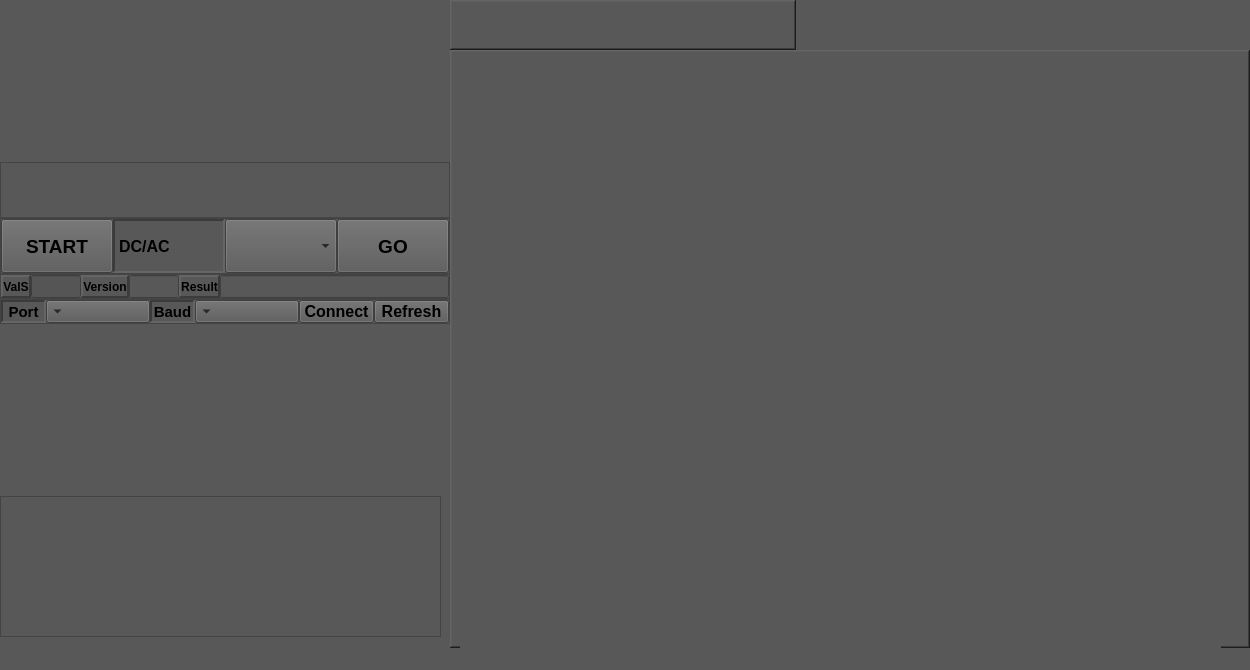
<?xml version="1.0" encoding="UTF-8"?>
<ui version="4.0">
 <class>MainWindow</class>
 <widget class="QMainWindow" name="MainWindow">
  <property name="geometry">
   <rect>
    <x>0</x>
    <y>0</y>
    <width>1250</width>
    <height>670</height>
   </rect>
  </property>
  <property name="windowTitle">
   <string>MainWindow</string>
  </property>
  <property name="styleSheet">
   <string notr="true">background-color: rgb(88, 88, 88);</string>
  </property>
  <widget class="QWidget" name="centralwidget">
   <layout class="QHBoxLayout" name="horizontalLayout">
    <property name="spacing">
     <number>0</number>
    </property>
    <property name="leftMargin">
     <number>0</number>
    </property>
    <property name="topMargin">
     <number>0</number>
    </property>
    <property name="rightMargin">
     <number>0</number>
    </property>
    <property name="bottomMargin">
     <number>0</number>
    </property>
    <item>
     <widget class="QFrame" name="frame">
      <property name="maximumSize">
       <size>
        <width>450</width>
        <height>16777215</height>
       </size>
      </property>
      <property name="frameShape">
       <enum>QFrame::NoFrame</enum>
      </property>
      <property name="frameShadow">
       <enum>QFrame::Plain</enum>
      </property>
      <layout class="QVBoxLayout" name="verticalLayout">
       <property name="spacing">
        <number>0</number>
       </property>
       <property name="leftMargin">
        <number>0</number>
       </property>
       <property name="topMargin">
        <number>0</number>
       </property>
       <property name="rightMargin">
        <number>0</number>
       </property>
       <property name="bottomMargin">
        <number>0</number>
       </property>
       <item>
        <widget class="QFrame" name="frame_3">
         <property name="frameShape">
          <enum>QFrame::NoFrame</enum>
         </property>
         <property name="frameShadow">
          <enum>QFrame::Plain</enum>
         </property>
         <layout class="QHBoxLayout" name="horizontalLayout_3">
          <property name="spacing">
           <number>0</number>
          </property>
          <property name="leftMargin">
           <number>0</number>
          </property>
          <property name="topMargin">
           <number>0</number>
          </property>
          <property name="rightMargin">
           <number>0</number>
          </property>
          <property name="bottomMargin">
           <number>0</number>
          </property>
          <item>
           <widget class="QFrame" name="frame_7">
            <property name="frameShape">
             <enum>QFrame::NoFrame</enum>
            </property>
            <property name="frameShadow">
             <enum>QFrame::Raised</enum>
            </property>
           </widget>
          </item>
          <item>
           <widget class="QFrame" name="frame_10">
            <property name="frameShape">
             <enum>QFrame::NoFrame</enum>
            </property>
            <property name="frameShadow">
             <enum>QFrame::Raised</enum>
            </property>
           </widget>
          </item>
         </layout>
        </widget>
       </item>
       <item>
        <widget class="QFrame" name="frame_5">
         <property name="frameShape">
          <enum>QFrame::NoFrame</enum>
         </property>
         <property name="frameShadow">
          <enum>QFrame::Plain</enum>
         </property>
         <layout class="QVBoxLayout" name="verticalLayout_3">
          <property name="spacing">
           <number>0</number>
          </property>
          <property name="leftMargin">
           <number>0</number>
          </property>
          <property name="topMargin">
           <number>0</number>
          </property>
          <property name="rightMargin">
           <number>0</number>
          </property>
          <property name="bottomMargin">
           <number>0</number>
          </property>
          <item>
           <widget class="QFrame" name="frame_14">
            <property name="frameShape">
             <enum>QFrame::StyledPanel</enum>
            </property>
            <property name="frameShadow">
             <enum>QFrame::Raised</enum>
            </property>
           </widget>
          </item>
          <item>
           <widget class="QFrame" name="frame_11">
            <property name="frameShape">
             <enum>QFrame::StyledPanel</enum>
            </property>
            <property name="frameShadow">
             <enum>QFrame::Raised</enum>
            </property>
            <layout class="QHBoxLayout" name="horizontalLayout_7">
             <property name="spacing">
              <number>0</number>
             </property>
             <property name="leftMargin">
              <number>0</number>
             </property>
             <property name="topMargin">
              <number>0</number>
             </property>
             <property name="rightMargin">
              <number>0</number>
             </property>
             <property name="bottomMargin">
              <number>0</number>
             </property>
             <item>
              <widget class="QPushButton" name="start_button">
               <property name="maximumSize">
                <size>
                 <width>16777215</width>
                 <height>90</height>
                </size>
               </property>
               <property name="font">
                <font>
                 <pointsize>14</pointsize>
                 <weight>75</weight>
                 <bold>true</bold>
                </font>
               </property>
               <property name="text">
                <string>START</string>
               </property>
               <property name="checkable">
                <bool>false</bool>
               </property>
              </widget>
             </item>
             <item>
              <widget class="QLabel" name="label_4">
               <property name="font">
                <font>
                 <pointsize>12</pointsize>
                 <weight>75</weight>
                 <bold>true</bold>
                </font>
               </property>
               <property name="frameShape">
                <enum>QFrame::Panel</enum>
               </property>
               <property name="frameShadow">
                <enum>QFrame::Sunken</enum>
               </property>
               <property name="lineWidth">
                <number>2</number>
               </property>
               <property name="text">
                <string>DC/AC</string>
               </property>
              </widget>
             </item>
             <item>
              <widget class="QComboBox" name="AC_DC_box">
               <property name="maximumSize">
                <size>
                 <width>16777215</width>
                 <height>90</height>
                </size>
               </property>
              </widget>
             </item>
             <item>
              <widget class="QPushButton" name="test_button">
               <property name="maximumSize">
                <size>
                 <width>16777215</width>
                 <height>90</height>
                </size>
               </property>
               <property name="font">
                <font>
                 <pointsize>14</pointsize>
                 <weight>75</weight>
                 <bold>true</bold>
                </font>
               </property>
               <property name="text">
                <string>GO</string>
               </property>
              </widget>
             </item>
            </layout>
           </widget>
          </item>
          <item>
           <widget class="QFrame" name="frame_12">
            <property name="maximumSize">
             <size>
              <width>16777215</width>
              <height>25</height>
             </size>
            </property>
            <property name="frameShape">
             <enum>QFrame::StyledPanel</enum>
            </property>
            <property name="frameShadow">
             <enum>QFrame::Raised</enum>
            </property>
            <layout class="QHBoxLayout" name="horizontalLayout_6">
             <property name="spacing">
              <number>0</number>
             </property>
             <property name="leftMargin">
              <number>0</number>
             </property>
             <property name="topMargin">
              <number>0</number>
             </property>
             <property name="rightMargin">
              <number>0</number>
             </property>
             <property name="bottomMargin">
              <number>0</number>
             </property>
             <item>
              <widget class="QLabel" name="vals_button">
               <property name="font">
                <font>
                 <weight>75</weight>
                 <bold>true</bold>
                </font>
               </property>
               <property name="frameShape">
                <enum>QFrame::Panel</enum>
               </property>
               <property name="frameShadow">
                <enum>QFrame::Raised</enum>
               </property>
               <property name="lineWidth">
                <number>2</number>
               </property>
               <property name="text">
                <string>ValS</string>
               </property>
               <property name="alignment">
                <set>Qt::AlignCenter</set>
               </property>
              </widget>
             </item>
             <item>
              <widget class="QLineEdit" name="value_edit">
               <property name="sizePolicy">
                <sizepolicy hsizetype="Expanding" vsizetype="Minimum">
                 <horstretch>0</horstretch>
                 <verstretch>0</verstretch>
                </sizepolicy>
               </property>
               <property name="maximumSize">
                <size>
                 <width>50</width>
                 <height>16777215</height>
                </size>
               </property>
               <property name="font">
                <font>
                 <pointsize>12</pointsize>
                 <weight>75</weight>
                 <bold>true</bold>
                </font>
               </property>
               <property name="styleSheet">
                <string notr="true">selection-background-color: rgb(115, 140, 140);
color: rgb(255, 255, 127);
background-color: rgb(85, 85, 85);</string>
               </property>
               <property name="inputMask">
                <string notr="true"/>
               </property>
               <property name="alignment">
                <set>Qt::AlignCenter</set>
               </property>
              </widget>
             </item>
             <item>
              <widget class="QLabel" name="version_button">
               <property name="font">
                <font>
                 <weight>75</weight>
                 <bold>true</bold>
                </font>
               </property>
               <property name="frameShape">
                <enum>QFrame::Panel</enum>
               </property>
               <property name="frameShadow">
                <enum>QFrame::Raised</enum>
               </property>
               <property name="lineWidth">
                <number>2</number>
               </property>
               <property name="text">
                <string>Version</string>
               </property>
               <property name="alignment">
                <set>Qt::AlignCenter</set>
               </property>
              </widget>
             </item>
             <item>
              <widget class="QLineEdit" name="version_edit">
               <property name="maximumSize">
                <size>
                 <width>50</width>
                 <height>16777215</height>
                </size>
               </property>
               <property name="font">
                <font>
                 <pointsize>11</pointsize>
                 <weight>75</weight>
                 <bold>true</bold>
                </font>
               </property>
               <property name="alignment">
                <set>Qt::AlignCenter</set>
               </property>
              </widget>
             </item>
             <item>
              <widget class="QLabel" name="result_button">
               <property name="maximumSize">
                <size>
                 <width>110</width>
                 <height>16777215</height>
                </size>
               </property>
               <property name="font">
                <font>
                 <weight>75</weight>
                 <bold>true</bold>
                </font>
               </property>
               <property name="frameShape">
                <enum>QFrame::Panel</enum>
               </property>
               <property name="frameShadow">
                <enum>QFrame::Raised</enum>
               </property>
               <property name="lineWidth">
                <number>2</number>
               </property>
               <property name="text">
                <string>Result</string>
               </property>
               <property name="alignment">
                <set>Qt::AlignCenter</set>
               </property>
              </widget>
             </item>
             <item>
              <widget class="QLineEdit" name="result_edit">
               <property name="font">
                <font>
                 <pointsize>11</pointsize>
                 <weight>75</weight>
                 <bold>true</bold>
                </font>
               </property>
               <property name="alignment">
                <set>Qt::AlignCenter</set>
               </property>
              </widget>
             </item>
            </layout>
           </widget>
          </item>
          <item>
           <widget class="QFrame" name="frame_13">
            <property name="maximumSize">
             <size>
              <width>16777215</width>
              <height>25</height>
             </size>
            </property>
            <property name="frameShape">
             <enum>QFrame::StyledPanel</enum>
            </property>
            <property name="frameShadow">
             <enum>QFrame::Raised</enum>
            </property>
            <layout class="QHBoxLayout" name="horizontalLayout_5">
             <property name="spacing">
              <number>0</number>
             </property>
             <property name="leftMargin">
              <number>0</number>
             </property>
             <property name="topMargin">
              <number>0</number>
             </property>
             <property name="rightMargin">
              <number>0</number>
             </property>
             <property name="bottomMargin">
              <number>0</number>
             </property>
             <item>
              <widget class="QLabel" name="port_label">
               <property name="maximumSize">
                <size>
                 <width>45</width>
                 <height>16777215</height>
                </size>
               </property>
               <property name="font">
                <font>
                 <pointsize>11</pointsize>
                 <weight>75</weight>
                 <bold>true</bold>
                </font>
               </property>
               <property name="frameShape">
                <enum>QFrame::Panel</enum>
               </property>
               <property name="frameShadow">
                <enum>QFrame::Sunken</enum>
               </property>
               <property name="lineWidth">
                <number>2</number>
               </property>
               <property name="text">
                <string>Port</string>
               </property>
               <property name="alignment">
                <set>Qt::AlignCenter</set>
               </property>
              </widget>
             </item>
             <item>
              <widget class="QComboBox" name="port_box">
               <property name="font">
                <font>
                 <pointsize>10</pointsize>
                 <weight>75</weight>
                 <bold>true</bold>
                </font>
               </property>
               <property name="layoutDirection">
                <enum>Qt::RightToLeft</enum>
               </property>
              </widget>
             </item>
             <item>
              <widget class="QLabel" name="baudrate_label">
               <property name="maximumSize">
                <size>
                 <width>45</width>
                 <height>16777215</height>
                </size>
               </property>
               <property name="font">
                <font>
                 <pointsize>11</pointsize>
                 <weight>75</weight>
                 <bold>true</bold>
                </font>
               </property>
               <property name="frameShape">
                <enum>QFrame::Panel</enum>
               </property>
               <property name="frameShadow">
                <enum>QFrame::Sunken</enum>
               </property>
               <property name="lineWidth">
                <number>2</number>
               </property>
               <property name="text">
                <string>Baud</string>
               </property>
               <property name="alignment">
                <set>Qt::AlignCenter</set>
               </property>
              </widget>
             </item>
             <item>
              <widget class="QComboBox" name="baudrate_box">
               <property name="maximumSize">
                <size>
                 <width>16777215</width>
                 <height>16777215</height>
                </size>
               </property>
               <property name="font">
                <font>
                 <pointsize>10</pointsize>
                 <weight>75</weight>
                 <bold>true</bold>
                </font>
               </property>
               <property name="layoutDirection">
                <enum>Qt::RightToLeft</enum>
               </property>
              </widget>
             </item>
             <item>
              <widget class="QPushButton" name="connect_button">
               <property name="maximumSize">
                <size>
                 <width>75</width>
                 <height>16777215</height>
                </size>
               </property>
               <property name="font">
                <font>
                 <pointsize>12</pointsize>
                 <weight>75</weight>
                 <bold>true</bold>
                </font>
               </property>
               <property name="text">
                <string>Connect</string>
               </property>
               <property name="checkable">
                <bool>true</bool>
               </property>
              </widget>
             </item>
             <item>
              <widget class="QPushButton" name="refresh_button">
               <property name="maximumSize">
                <size>
                 <width>75</width>
                 <height>16777215</height>
                </size>
               </property>
               <property name="font">
                <font>
                 <pointsize>12</pointsize>
                 <weight>75</weight>
                 <bold>true</bold>
                </font>
               </property>
               <property name="text">
                <string>Refresh</string>
               </property>
               <property name="checkable">
                <bool>true</bool>
               </property>
              </widget>
             </item>
            </layout>
           </widget>
          </item>
         </layout>
        </widget>
       </item>
       <item>
        <widget class="QFrame" name="frame_4">
         <property name="frameShape">
          <enum>QFrame::NoFrame</enum>
         </property>
         <property name="frameShadow">
          <enum>QFrame::Plain</enum>
         </property>
         <layout class="QHBoxLayout" name="horizontalLayout_4">
          <item>
           <widget class="QLabel" name="info_label">
            <property name="font">
             <font>
              <pointsize>10</pointsize>
              <weight>75</weight>
              <bold>true</bold>
             </font>
            </property>
            <property name="text">
             <string/>
            </property>
            <property name="alignment">
             <set>Qt::AlignCenter</set>
            </property>
           </widget>
          </item>
         </layout>
        </widget>
       </item>
       <item>
        <widget class="QFrame" name="frame_6">
         <property name="frameShape">
          <enum>QFrame::NoFrame</enum>
         </property>
         <property name="frameShadow">
          <enum>QFrame::Plain</enum>
         </property>
         <widget class="QTextBrowser" name="textBrowser">
          <property name="geometry">
           <rect>
            <x>0</x>
            <y>10</y>
            <width>441</width>
            <height>141</height>
           </rect>
          </property>
         </widget>
        </widget>
       </item>
      </layout>
     </widget>
    </item>
    <item>
     <widget class="QFrame" name="frame_2">
      <property name="frameShape">
       <enum>QFrame::NoFrame</enum>
      </property>
      <property name="frameShadow">
       <enum>QFrame::Plain</enum>
      </property>
      <layout class="QVBoxLayout" name="verticalLayout_2">
       <property name="spacing">
        <number>0</number>
       </property>
       <property name="leftMargin">
        <number>0</number>
       </property>
       <property name="topMargin">
        <number>0</number>
       </property>
       <property name="rightMargin">
        <number>0</number>
       </property>
       <property name="bottomMargin">
        <number>0</number>
       </property>
       <item>
        <widget class="QFrame" name="frame_8">
         <property name="maximumSize">
          <size>
           <width>16777215</width>
           <height>50</height>
          </size>
         </property>
         <property name="frameShape">
          <enum>QFrame::NoFrame</enum>
         </property>
         <property name="frameShadow">
          <enum>QFrame::Plain</enum>
         </property>
         <layout class="QHBoxLayout" name="horizontalLayout_2">
          <property name="spacing">
           <number>0</number>
          </property>
          <property name="leftMargin">
           <number>0</number>
          </property>
          <property name="topMargin">
           <number>0</number>
          </property>
          <property name="rightMargin">
           <number>0</number>
          </property>
          <property name="bottomMargin">
           <number>0</number>
          </property>
          <item>
           <widget class="QLabel" name="title_label">
            <property name="font">
             <font>
              <pointsize>12</pointsize>
              <weight>75</weight>
              <bold>true</bold>
             </font>
            </property>
            <property name="frameShape">
             <enum>QFrame::WinPanel</enum>
            </property>
            <property name="frameShadow">
             <enum>QFrame::Raised</enum>
            </property>
            <property name="text">
             <string/>
            </property>
            <property name="alignment">
             <set>Qt::AlignCenter</set>
            </property>
           </widget>
          </item>
          <item>
           <widget class="QLabel" name="label_3">
            <property name="frameShape">
             <enum>QFrame::NoFrame</enum>
            </property>
            <property name="text">
             <string/>
            </property>
           </widget>
          </item>
          <item>
           <widget class="QLabel" name="time_label">
            <property name="maximumSize">
             <size>
              <width>109</width>
              <height>30</height>
             </size>
            </property>
            <property name="frameShape">
             <enum>QFrame::NoFrame</enum>
            </property>
            <property name="text">
             <string/>
            </property>
           </widget>
          </item>
         </layout>
        </widget>
       </item>
       <item>
        <widget class="QFrame" name="frame_9">
         <property name="frameShape">
          <enum>QFrame::WinPanel</enum>
         </property>
         <property name="frameShadow">
          <enum>QFrame::Raised</enum>
         </property>
         <property name="lineWidth">
          <number>3</number>
         </property>
         <widget class="QLabel" name="image_label">
          <property name="geometry">
           <rect>
            <x>10</x>
            <y>10</y>
            <width>761</width>
            <height>751</height>
           </rect>
          </property>
          <property name="text">
           <string/>
          </property>
         </widget>
        </widget>
       </item>
      </layout>
     </widget>
    </item>
   </layout>
  </widget>
  <widget class="QMenuBar" name="menubar">
   <property name="geometry">
    <rect>
     <x>0</x>
     <y>0</y>
     <width>1250</width>
     <height>21</height>
    </rect>
   </property>
  </widget>
  <widget class="QStatusBar" name="statusbar"/>
 </widget>
 <resources/>
 <connections/>
</ui>
